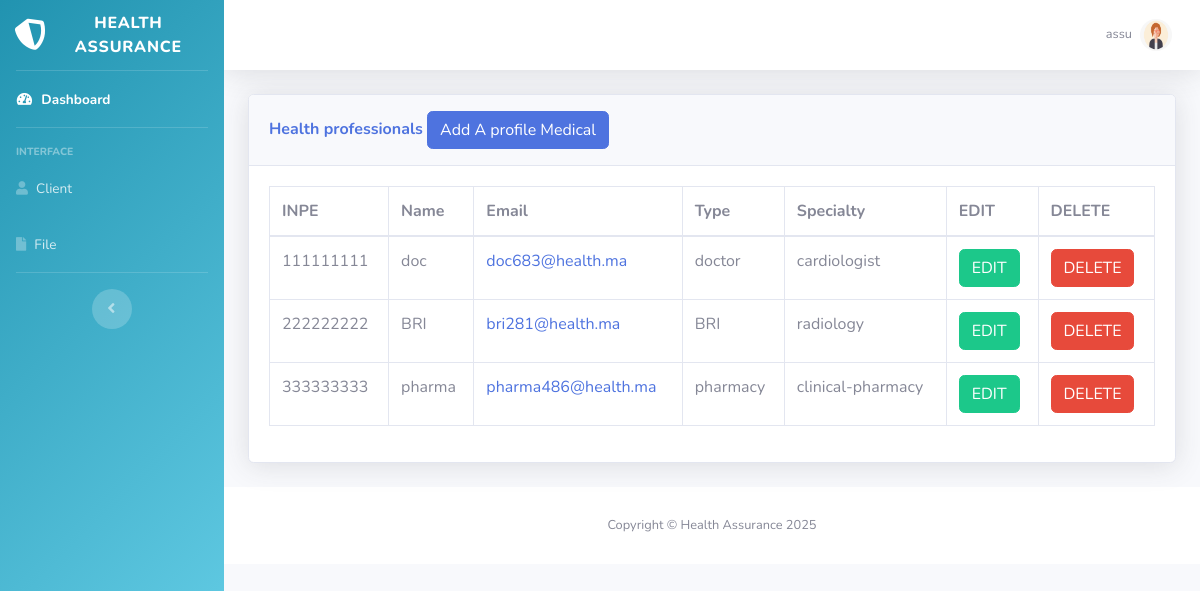
Screenshot of /admin/register_Hp.php (signed in) with the database file from the repository.
### tables this page shows
CREATE TABLE `assurance` (
  `id` bigint(20) NOT NULL,
  `patente_assu` bigint(20) DEFAULT NULL,
  `name` char(50) NOT NULL,
  `prv_pub_assu` tinyint(1) NOT NULL,
  `tele_assu` bigint(20) NOT NULL,
  `email` varchar(50) NOT NULL,
  `password` varchar(50) NOT NULL,
  `profile_pic` varchar(50) NOT NULL
);

CREATE TABLE `health_professionals` (
  `id` bigint(20) NOT NULL,
  `inpe` int(11) NOT NULL,
  `name` char(50) NOT NULL,
  `f_name_hp` char(50) NOT NULL,
  `university_degree` char(50) NOT NULL,
  `degree_year` smallint(6) DEFAULT NULL,
  `specialty` char(50) NOT NULL,
  `email` varchar(50) DEFAULT NULL,
  `type` varchar(50) NOT NULL,
  `password` varchar(50) NOT NULL,
  `profile_pic` varchar(120) NOT NULL
);

### admin/register_Hp.php (the view, shortened to what this page needs)
<?php
include('../security.php');
include('../includes/header.php');
$email = $_SESSION['email'];
$table = $_SESSION['table'];
$query = "SELECT * FROM $table WHERE email = '$email'";
$query_run = mysqli_query($connection, $query);
$user = mysqli_fetch_assoc($query_run);
include('../includes/navbar.php');
?>
<div class="container-fluid">
<div class="card shadow mb-4">
  <div class="card-header py-3">
    <h6 class="m-0 font-weight-bold text-primary">Health professionals
            <button type="button"
            class="btn btn-primary "
            data-toggle="modal"
            data-target="#addadminprofile">
              Add A profile Medical
            </button>
    </h6>
  </div>
  <div class="card-body">
    <div class="table-responsive">
    <?php
      $query ="SELECT * FROM health_professionals";
      $query_run = mysqli_query($connection,$query);
    ?>
     <table class="table table-bordered" id="dataTable" width="100%" cellspacing="0">
        <thead>
          <tr>
            <th> INPE </th>
            <th> Name </th>
            <th>Email </th>
            <th>Type</th>
            <th>Specialty</th>
            <th>EDIT </th>
            <th>DELETE </th>
          </tr>
        </thead>
        <tbody>
     <?php
      if(mysqli_num_rows($query_run)>0){
        while($row = mysqli_fetch_assoc($query_run))
        {
          ?>
          <tr>
            <td><?php echo $row['inpe']; ?></td>
            <td><?php echo $row['name'] ?></td>
            <td><a href="mailto:<?php echo $row['email']; ?>">
              <?php echo $row['email']; ?>
            </a></td>
            <td><?php echo $row['type']; ?></td>
            <td><?php echo $row['specialty']; ?></td>
            <td>
                <form action="register_Hp_edit.php" method="post">
                    <button  type="submit" name="edit_btn_hp" class="btn btn-success"> EDIT</button>
                </form>
            </td>
            <td>
                <form action="delete-code.php" method="post">
                  <button type="submit" name="delete_btn_hp" class="btn btn-danger"> DELETE</button>
                </form>
            </td>
          </tr>
          <?php
        }
      }
      else {
        echo "No Record Found";
      }
      ?>
        </tbody>
      </table>
    </div>
  </div>
</div>
</div>
<?php
include('../includes/footer.php');
?>

### includes/navbar.php (shortened to what this page needs)
    <?php
    $table = $_SESSION['table'] ?? '';
if (isset($table)) {
  switch ($table) {
      case 'assurance':
          $sidebar_class = 'bg-gradient-assurance';
          break;
  }
}
?>
   <ul class="navbar-nav <?php echo $sidebar_class; ?> sidebar sidebar-dark accordion" id="accordionSidebar">
<a class="sidebar-brand d-flex align-items-center justify-content-center" href="index.php">
  <div class="sidebar-brand-icon rotate-n-15">
  <i class="fas fa-shield-alt me-3"></i>
  </div>
  <div class="sidebar-brand-text mx-3">Health Assurance</sup></div>
</a>
<hr class="sidebar-divider my-0">
<li class="nav-item active">
  <a class="nav-link" href="index.php">
    <i class="fas fa-fw fa-tachometer-alt"></i>
    <span>Dashboard</span></a>
</li>
<hr class="sidebar-divider">
<div class="sidebar-heading">
  Interface
</div>
<?php if ($table === 'assurance'): ?>
    <li class="nav-item">
        <a class="nav-link" href="..\assurance\assure_register.php">
            <i class="fas fa-user"></i>
            <span>Client</span>
        </a>
    </li>
    <li class="nav-item">
        <a class="nav-link" href="..\assurance\file_assur.php">
            <i class="fas fa-file"></i>
            <span>File</span>
        </a>
    </li>
<?php endif; ?>
<hr class="sidebar-divider d-none d-md-block">
<div class="text-center d-none d-md-inline">
  <button class="rounded-circle border-0" id="sidebarToggle"></button>
</div>
</ul>
    <div id="content-wrapper" class="d-flex flex-column">
      <div id="content">
        <nav class="navbar navbar-expand navbar-light bg-white topbar mb-4 static-top shadow">
          <ul class="navbar-nav ml-auto">
            <li class="nav-item dropdown no-arrow d-sm-none">
            <li class="nav-item dropdown no-arrow">
              <a class="nav-link dropdown-toggle" href="#" id="userDropdown" role="button" data-toggle="dropdown" aria-haspopup="true" aria-expanded="false">
                <span class="mr-2 d-none d-lg-inline text-gray-600 small">
               <?php echo $_SESSION['username'];
               ?>
                </span>
               <img class="img-profile rounded-circle" src="uploads/<?php echo $user['profile_pic'] ?? 'default.png'; ?>" alt="Profile Picture">
              </a>
            </li>
          </ul>
        </nav>

### css/styles.css (style rules this page uses)
.bg-gradient-assurance { background: linear-gradient(135deg, #2193b0, #6dd5ed); }

### admin/css/styles.css (style rules this page uses)
body { background-color: #fafafa; }

### rows the page displays
assurance: profile_pic (picture)
health_professionals: inpe "111111111", name "doc", email "doc683@health.ma", type "doctor", specialty "cardiologist"
health_professionals: inpe "222222222", name "BRI", email "bri281@health.ma", type "BRI", specialty "radiology"
health_professionals: inpe "333333333", name "pharma", email "pharma486@health.ma", type "pharmacy", specialty "clinical-pharmacy"

### other values shown
$_SESSION['username'] "assu"
